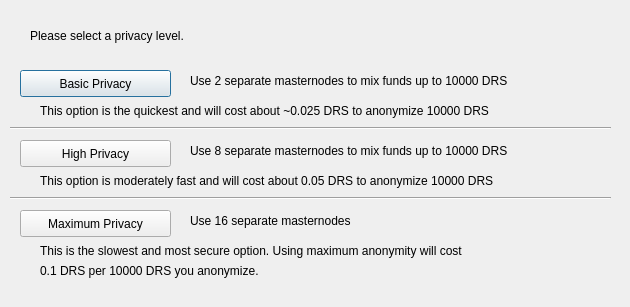
<?xml version="1.0" encoding="UTF-8"?>
<ui version="4.0">
 <class>ObfuscationConfig</class>
 <widget class="QDialog" name="ObfuscationConfig">
  <property name="geometry">
   <rect>
    <x>0</x>
    <y>0</y>
    <width>630</width>
    <height>307</height>
   </rect>
  </property>
  <property name="windowTitle">
   <string>Configure Obfuscation</string>
  </property>
  <widget class="QPushButton" name="buttonBasic">
   <property name="geometry">
    <rect>
     <x>20</x>
     <y>70</y>
     <width>151</width>
     <height>27</height>
    </rect>
   </property>
   <property name="text">
    <string>Basic Privacy</string>
   </property>
  </widget>
  <widget class="QPushButton" name="buttonHigh">
   <property name="geometry">
    <rect>
     <x>20</x>
     <y>140</y>
     <width>151</width>
     <height>27</height>
    </rect>
   </property>
   <property name="text">
    <string>High Privacy</string>
   </property>
  </widget>
  <widget class="QPushButton" name="buttonMax">
   <property name="geometry">
    <rect>
     <x>20</x>
     <y>210</y>
     <width>151</width>
     <height>27</height>
    </rect>
   </property>
   <property name="text">
    <string>Maximum Privacy</string>
   </property>
  </widget>
  <widget class="QLabel" name="label">
   <property name="geometry">
    <rect>
     <x>30</x>
     <y>20</y>
     <width>571</width>
     <height>31</height>
    </rect>
   </property>
   <property name="text">
    <string>Please select a privacy level.</string>
   </property>
  </widget>
  <widget class="QLabel" name="label_2">
   <property name="geometry">
    <rect>
     <x>190</x>
     <y>70</y>
     <width>421</width>
     <height>21</height>
    </rect>
   </property>
   <property name="text">
    <string>Use 2 separate masternodes to mix funds up to 10000 DRS</string>
   </property>
  </widget>
  <widget class="QLabel" name="label_3">
   <property name="geometry">
    <rect>
     <x>190</x>
     <y>140</y>
     <width>411</width>
     <height>21</height>
    </rect>
   </property>
   <property name="text">
    <string>Use 8 separate masternodes to mix funds up to 10000 DRS</string>
   </property>
  </widget>
  <widget class="QLabel" name="label_4">
   <property name="geometry">
    <rect>
     <x>190</x>
     <y>210</y>
     <width>421</width>
     <height>21</height>
    </rect>
   </property>
   <property name="text">
    <string>Use 16 separate masternodes</string>
   </property>
  </widget>
  <widget class="QLabel" name="label_6">
   <property name="geometry">
    <rect>
     <x>40</x>
     <y>100</y>
     <width>561</width>
     <height>21</height>
    </rect>
   </property>
   <property name="text">
    <string>This option is the quickest and will cost about ~0.025 DRS to anonymize 10000 DRS</string>
   </property>
  </widget>
  <widget class="QLabel" name="label_7">
   <property name="geometry">
    <rect>
     <x>40</x>
     <y>170</y>
     <width>561</width>
     <height>21</height>
    </rect>
   </property>
   <property name="text">
    <string>This option is moderately fast and will cost about 0.05 DRS to anonymize 10000 DRS</string>
   </property>
  </widget>
  <widget class="QLabel" name="label_8">
   <property name="geometry">
    <rect>
     <x>40</x>
     <y>240</y>
     <width>561</width>
     <height>21</height>
    </rect>
   </property>
   <property name="text">
    <string>This is the slowest and most secure option. Using maximum anonymity will cost</string>
   </property>
  </widget>
  <widget class="QLabel" name="label_9">
   <property name="geometry">
    <rect>
     <x>40</x>
     <y>260</y>
     <width>561</width>
     <height>21</height>
    </rect>
   </property>
   <property name="text">
    <string>0.1 DRS per 10000 DRS you anonymize.</string>
   </property>
  </widget>
  <widget class="Line" name="line">
   <property name="geometry">
    <rect>
     <x>10</x>
     <y>120</y>
     <width>601</width>
     <height>16</height>
    </rect>
   </property>
   <property name="orientation">
    <enum>Qt::Horizontal</enum>
   </property>
  </widget>
  <widget class="Line" name="line_2">
   <property name="geometry">
    <rect>
     <x>10</x>
     <y>190</y>
     <width>601</width>
     <height>16</height>
    </rect>
   </property>
   <property name="orientation">
    <enum>Qt::Horizontal</enum>
   </property>
  </widget>
 </widget>
 <resources/>
 <connections/>
</ui>
